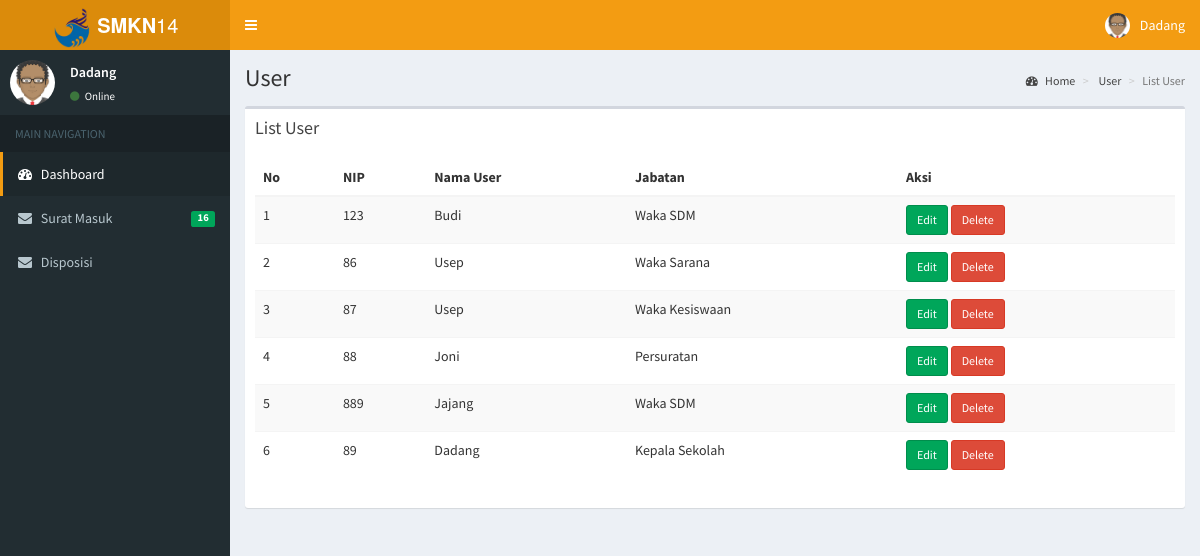
Page /layout/index.php?page=user (signed in) on the committed database.
### tables this page shows
CREATE TABLE IF NOT EXISTS `tbl_pengguna` (
  `nip` varchar(20) NOT NULL,
  `password` varchar(50) NOT NULL,
  `nama_user` varchar(30) NOT NULL,
  `jabatan` varchar(20) NOT NULL,
  `level_user` varchar(3) NOT NULL,
  PRIMARY KEY (`nip`)
);

### menu/user.php (the view)
<section class="content-header">
  <h1>
    User
  </h1>
  <ol class="breadcrumb">
    <li>
      <a href="#">
        <i class="fa fa-dashboard"></i> Home</a>
    </li>
    <li>
      <a href="#">User</a>
    </li>
    <li class="active">List User</li>
  </ol>
</section>
<section class="content">
  <div class="row">
    <div class="col-xs-12">
      <div class="box">
        <div class="box-header">
          <h3 class="box-title">List User</h3>
        </div>
        <div class="box-body">
          <div class="table-responsive">
            <table id="table_data" class="table table-striped table-hover">
              <thead>
                <tr>
                  <th>No</th>
                  <th>NIP</th>
                  <th>Nama User</th>
                  <th>Jabatan</th>
                  <th>Aksi</th>
                </tr>
              </thead>
              <tbody>
                <?php
              $no = 1;
              $query = $mysqli->query("SELECT * FROM tbl_pengguna WHERE jabatan != 'akar'");
              while($data = $query->fetch_array()){
                ?>
                  <tr>
                    <td>
                      <?php echo ($no) ?>
                    </td>
                    <td>
                      <?php echo ($data["nip"]) ?>
                    </td>
                    <td>
                      <?php echo ($data["nama_user"]) ?>
                    </td>
                    <td>
                      <?php echo ($data["jabatan"]) ?>
                    </td>
                    <td>
                      <a href='<?php echo "?page=edit_user&edit=$data[nip]"; ?>' class="btn btn-success btn-sm">Edit</a>
                      <a href='<?php echo "?page=edit_user&del=$data[nip]"; ?>' class="btn btn-danger btn-sm " onclick="return confirm('Apakah anda yakin akan menghapus data ini?')">Delete</a>
                    </td>
                  </tr>
                  <?php $no++;
              }
              ?>
              </tbody>
            </table>
          </div>
        </div>
      </div>
    </div>
  </div>
</section>

### layout/header.php (shortened to what this page needs)
<!DOCTYPE html>
<html>
<head>
  <link rel="stylesheet" href="../assets/bower_components/bootstrap/dist/css/bootstrap.min.css">
  <link rel="stylesheet" href="../assets/bower_components/font-awesome/css/font-awesome.min.css">
  <link rel="stylesheet" href="../assets/bower_components/Ionicons/css/ionicons.min.css">
  <link rel="stylesheet" href="../assets/dist/css/AdminLTE.min.css">
       <link rel="stylesheet" href="../assets/dist/css/style.css">
  <link rel="stylesheet" href="../assets/dist/css/skins/_all-skins.min.css">
  <link rel="stylesheet" href="../assets/bower_components/morris.js/morris.css">
  <link rel="stylesheet" href="../assets/bower_components/jvectormap/jquery-jvectormap.css">
  <link rel="stylesheet" href="../assets/bower_components/bootstrap-datepicker/dist/css/bootstrap-datepicker.min.css">
  <link rel="stylesheet" href="../assets/bower_components/bootstrap-daterangepicker/daterangepicker.css">
  <link rel="stylesheet" href="../assets/plugins/bootstrap-wysihtml5/bootstrap3-wysihtml5.min.css">
  <link rel="stylesheet" href="../assets/bower_components/select2/dist/css/select2.min.css">
  <link rel="stylesheet" href="../assets/bower_components/datatables.net-bs/css/dataTables.bootstrap.min.css">
   <link rel="stylesheet"
  href="https://cdnjs.cloudflare.com/ajax/libs/animate.css/3.5.2/animate.min.css">
</head>

### layout/index.php (shortened to what this page needs)
<?php
$nama_user = $_SESSION['nama_user'];
$level_user = $_SESSION['level_user'];
include "../db.php";
include "header.php";
$res=$mysqli->query("SELECT count(status) as status FROM `tbl_status_sm` WHERE status ='undisposed'");
$row = $res->fetch_assoc();
$inboxsurat=$row['status'];
switch ($level_user) {
  case 'kpl':
    $res=$mysqli->query("SELECT count(status) as status FROM `tbl_status_sm` WHERE status ='undisposed'");
    $row = $res->fetch_assoc();
    $inboxsurat=$row['status'];
    break;
}
?>
<body class="hold-transition skin-yellow sidebar-mini">
<div class="wrapper">
  <header class="main-header">
    <a href="./" class="logo">
      <span class="logo-lg"> <img src="../assets/img/logo.png" width='40px' height='40px'> <b>SMKN</b>14 </span>
    </a>
    <nav class="navbar navbar-static-top">
      <a href="#" class="sidebar-toggle" data-toggle="push-menu" role="button">
      </a>
      <div class="navbar-custom-menu">
        <ul class="nav navbar-nav">
          <li class="dropdown user user-menu">
            <a href="#" class="dropdown-toggle" data-toggle="dropdown">
              <img src="../assets/dist/img/avatar.png" class="user-image" alt="User Image">
              <span class="hidden-xs"><?=$nama_user?></span>
            </a>
          </li>
        </ul>
      </div>
    </nav>
  </header>
  <?php include "navbar.php" ?>
  <div class="content-wrapper">
  <?php
  if (!empty($_GET['page'])) {
    switch ($_GET['page']) {
      case 'user':
        include "../menu/user.php";
        break;
    }
  }else {
    include "../menu/dashboard.php";
  }
  ?>
  </div>
</div>
<?php include "footer.php" ?>

### layout/navbar.php (shortened to what this page needs)
<?php
$status_surat = 'hide';
$status_disposisi = 'hide';
  switch ($level_user) {
    case 'kpl':
      $status_surat = 'show';
      $status_disposisi = 'show';
      break;
  }
?>
<aside class="main-sidebar">
    <section class="sidebar">
      <div class="user-panel">
        <div class="pull-left image">
          <img src="../assets/dist/img/avatar.png" class="img-circle" alt="User Image">
        </div>
        <div class="pull-left info">
          <p><?=$nama_user?></p>
          <a href="#"><i class="fa fa-circle text-success"></i> Online</a>
        </div>
      </div>
      <ul class="sidebar-menu" data-widget="tree">
        <li class="header">MAIN NAVIGATION</li>
        <li class="active">
          <a href="index.php">
            <i class="fa fa-dashboard"></i> <span> Dashboard</span>
          </a>
        </li>
        <li class="treeview">
          <a href="#" class='<?=$status_surat?>'>
            <i class="fa fa-envelope"></i> <span>Surat Masuk</span>
                            <span class="pull-right-container">
                  <small class="label pull-right bg-green"><?=$inboxsurat?></small>
                </span>
          </a>
        </li>
        <li class="treeview">
          <a href="#" class='<?=$status_disposisi?>'>
            <i class="fa fa-envelope"></i> <span>Disposisi</span>
          </a>
        </li>
      </ul>
    </section>
  </aside>

### layout/footer.php (shortened to what this page needs)
</body>
</html>

### rows in the picture
tbl_pengguna: nip "123", nama_user "Budi", jabatan "Waka SDM"
tbl_pengguna: nip "86", nama_user "Usep", jabatan "Waka Sarana"
tbl_pengguna: nip "87", nama_user "Usep", jabatan "Waka Kesiswaan"
tbl_pengguna: nip "88", nama_user "Joni", jabatan "Persuratan"
tbl_pengguna: nip "889", nama_user "Jajang", jabatan "Waka SDM"
tbl_pengguna: nip "89", nama_user "Dadang", jabatan "Kepala Sekolah"

### other values in the picture
$nama_user "Dadang"
$inboxsurat "16"
